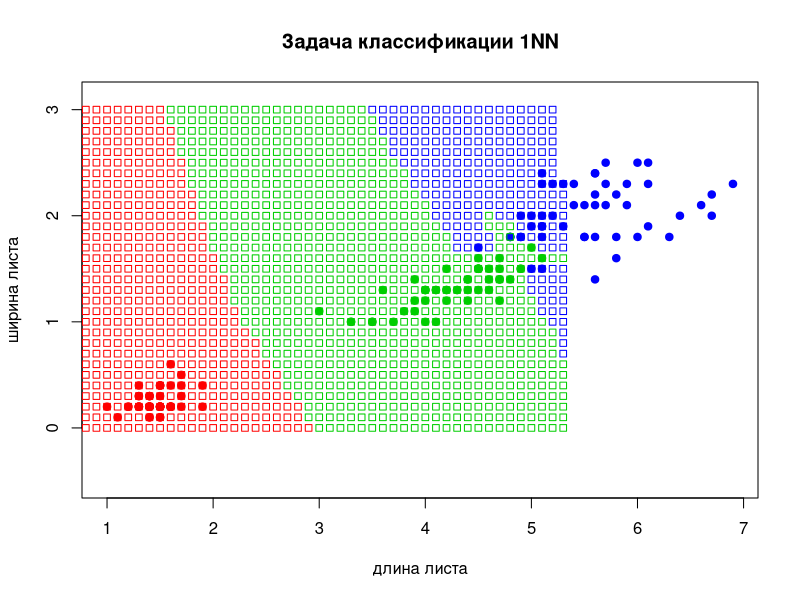

The R source for this figure: (Note: a time limit stopped this script after it produced the figure.)
xl<-(iris[,3:5])#наша выборка

euclideanDistance <- function(u, v)#функция расстояния
{     
	sqrt(sum((u - v)^2)) 
}

sortObjectsByDist <- function(xl, z, metricFunction = euclideanDistance) #сортировка

{
     l <- dim(xl)[1]#размерность выборки по строкам     
	 n <- dim(xl)[2] - 1 #размерность выборки по столбцам
	 distances <- matrix(NA, l, 2) 
	      for (i in 1:l)  
		  {         
			distances[i, ] <- c(i, metricFunction(xl[i, 1:n], z))#расстояние от каждой точки до классифицируемой
		  }  
	 orderedXl <- xl[order(distances[, 2]), ]#сортируем выборку по расстоянию    
	 return (orderedXl);
}	

NN1 <- function(xl, z) {	  
	 orderedXl <- sortObjectsByDist(xl, z)     
	 n <- dim(orderedXl)[2] - 1 
	 class <- orderedXl[1, n + 1] 
	 return (class)#возвращает класс объекта
}

colors <- c("setosa" = "red", "versicolor" = "green3", "virginica" = "blue") 
plot(iris[, 3:4], pch = 21, bg = colors[iris$Species], col = colors[iris$Species], asp = 1, main = "Задача классификации 1NN", xlab = "длина листа", ylab = "ширина листа" ) 
 
OY<-c(seq(0.0, 3.0, 0.1)) # от 0 до 3 с шагом 0.1
OX<-c(seq(0.0,7.0,0.1))
for(i in OX){
	for(j in OY){
	z<-c(i,j)
	class <- NN1(xl, z) 
	points(z[1], z[2], pch = 22, col = colors[class], asp = 1) }
}
